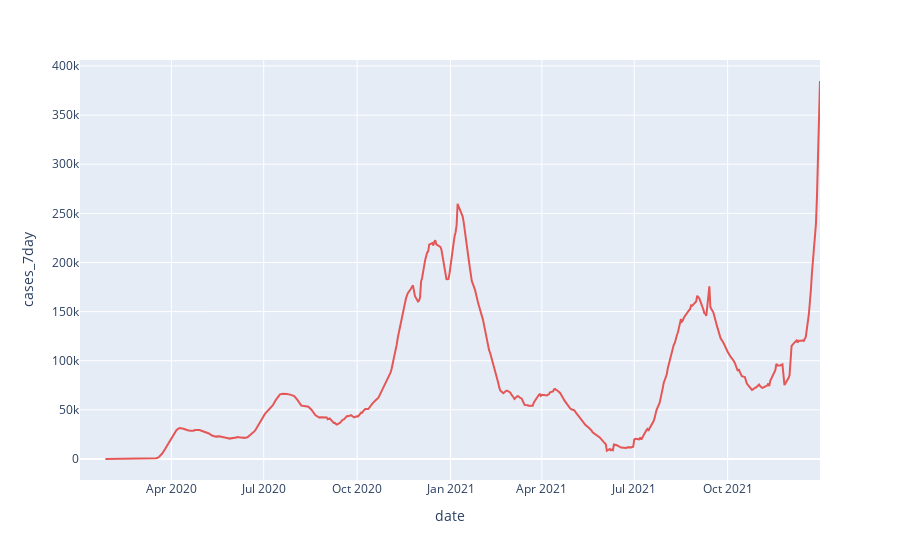

Source (notebook cell):
### Code cell
px.line(data_frame=data, y='cases_7day', color_discrete_sequence=[px.colors.qualitative.T10[2]])

### Figure 1 — Plotly figure (JSON) as saved in the notebook; plotly's stock layout.template omitted (floating-point values rounded to 4 significant figures; data arrays with more than 128 entries replaced by an {"elided": "..."} marker saying what was removed)
{"data": [{"hovertemplate": "date=%{x}<br>cases_7day=%{y}<extra></extra>", "legendgroup": "", "line": {"color": "#E45756", "dash": "solid"}, "marker": {"symbol": "circle"}, "mode": "lines", "name": "", "orientation": "v", "showlegend": false, "type": "scatter", "x": {"elided": "505 str values"}, "xaxis": "x", "y": {"elided": "505 float values"}, "yaxis": "y"}], "layout": {"autosize": true, "legend": {"tracegroupgap": 0}, "margin": {"t": 60}, "xaxis": {"anchor": "y", "autorange": true, "domain": [0, 1], "range": ["2020-01-02", "2021-12-31"], "title": {"text": "date"}, "type": "date"}, "yaxis": {"anchor": "x", "autorange": true, "domain": [0, 1], "range": [-21370.0, 406100.0], "title": {"text": "cases_7day"}, "type": "linear"}}}
